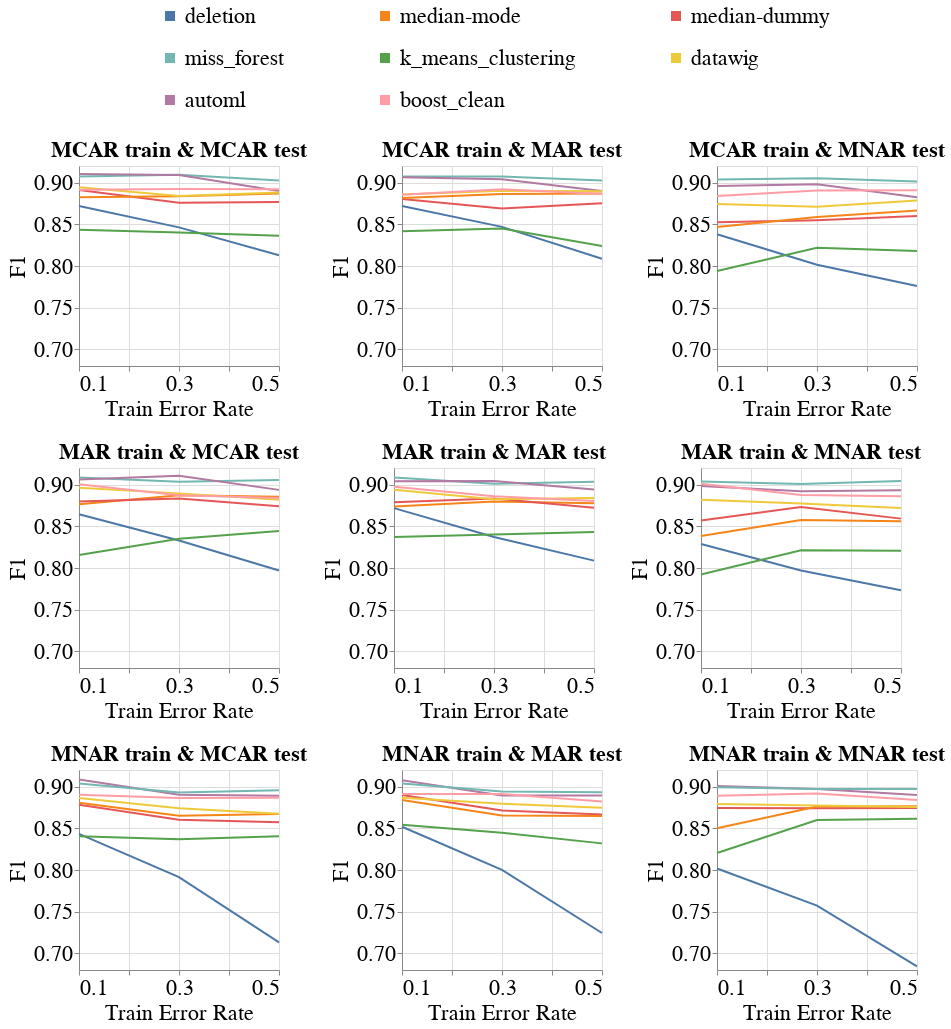

Here is the notebook cell this chart was saved with:
### Markdown cell above
### Overall Metrics

### Code cell
create_exp2_line_bands_for_diff_imputers(dataset_name=DATASET_NAME,
                                         model_name='mlp_clf',
                                         metric_name='f1',
                                         db_client=db_client,
                                         with_band=False)

### Figure 1 — Vega-Lite specification as saved in the notebook (floating-point values rounded to 4 significant figures; data arrays with more than 128 entries replaced by an {"elided": "..."} marker saying what was removed)
{"config": {"view": {"continuousWidth": 400, "continuousHeight": 300}, "axis": {"labelFontSize": 22, "labelFontWeight": "normal", "titleFontSize": 22, "titleFontWeight": "normal"}, "legend": {"columns": 3, "direction": "horizontal", "labelFontSize": 22, "labelLimit": 400, "orient": "top", "symbolOffset": 80, "symbolStrokeWidth": 10, "titleAnchor": "middle", "titleFontSize": 22, "titleLimit": 300}, "title": {"fontSize": 22}}, "vconcat": [{"hconcat": [{"mark": "line", "encoding": {"color": {"field": "Null_Imputer_Name", "sort": ["deletion", "median-mode", "median-dummy", "miss_forest", "k_means_clustering", "datawig", "automl", "boost_clean"], "title": null, "type": "nominal"}, "x": {"axis": {"labelExpr": "(datum.value == 0.1) || (datum.value == 0.3) || (datum.value == 0.5) ? datum.label : ''"}, "field": "Train_Error_Rate", "scale": {"nice": false}, "title": "Train Error Rate", "type": "quantitative"}, "y": {"aggregate": "mean", "field": "Metric_Value", "scale": {"zero": false}, "title": "F1", "type": "quantitative"}}, "height": 200, "title": {"text": "MCAR train & MCAR test", "fontSize": 22}, "width": 200}, {"data": {"name": "data-ddfec9f31b3854c283b5c6217a10083c"}, "mark": "line", "encoding": {"color": {"field": "Null_Imputer_Name", "sort": ["deletion", "median-mode", "median-dummy", "miss_forest", "k_means_clustering", "datawig", "automl", "boost_clean"], "title": null, "type": "nominal"}, "x": {"axis": {"labelExpr": "(datum.value == 0.1) || (datum.value == 0.3) || (datum.value == 0.5) ? datum.label : ''"}, "field": "Train_Error_Rate", "scale": {"nice": false}, "title": "Train Error Rate", "type": "quantitative"}, "y": {"aggregate": "mean", "field": "Metric_Value", "scale": {"zero": false}, "title": "F1", "type": "quantitative"}}, "height": 200, "title": {"text": "MCAR train & MAR test", "fontSize": 22}, "width": 200}, {"data": {"name": "data-b116d0129ef06abbb86e6dd4485ccf75"}, "mark": "line", "encoding": {"color": {"field": "Null_Imputer_Name", "sort": ["deletion", "median-mode", "median-dummy", "miss_forest", "k_means_clustering", "datawig", "automl", "boost_clean"], "title": null, "type": "nominal"}, "x": {"axis": {"labelExpr": "(datum.value == 0.1) || (datum.value == 0.3) || (datum.value == 0.5) ? datum.label : ''"}, "field": "Train_Error_Rate", "scale": {"nice": false}, "title": "Train Error Rate", "type": "quantitative"}, "y": {"aggregate": "mean", "field": "Metric_Value", "scale": {"zero": false}, "title": "F1", "type": "quantitative"}}, "height": 200, "title": {"text": "MCAR train & MNAR test", "fontSize": 22}, "width": 200}], "resolve": {"scale": {"y": "shared"}}}, {"hconcat": [{"mark": "line", "encoding": {"color": {"field": "Null_Imputer_Name", "sort": ["deletion", "median-mode", "median-dummy", "miss_forest", "k_means_clustering", "datawig", "automl", "boost_clean"], "title": null, "type": "nominal"}, "x": {"axis": {"labelExpr": "(datum.value == 0.1) || (datum.value == 0.3) || (datum.value == 0.5) ? datum.label : ''"}, "field": "Train_Error_Rate", "scale": {"nice": false}, "title": "Train Error Rate", "type": "quantitative"}, "y": {"aggregate": "mean", "field": "Metric_Value", "scale": {"zero": false}, "title": "F1", "type": "quantitative"}}, "height": 200, "title": {"text": "MAR train & MCAR test", "fontSize": 22}, "width": 200}, {"data": {"name": "data-ac67ccb802666694b8ce6f4fda543a98"}, "mark": "line", "encoding": {"color": {"field": "Null_Imputer_Name", "sort": ["deletion", "median-mode", "median-dummy", "miss_forest", "k_means_clustering", "datawig", "automl", "boost_clean"], "title": null, "type": "nominal"}, "x": {"axis": {"labelExpr": "(datum.value == 0.1) || (datum.value == 0.3) || (datum.value == 0.5) ? datum.label : ''"}, "field": "Train_Error_Rate", "scale": {"nice": false}, "title": "Train Error Rate", "type": "quantitative"}, "y": {"aggregate": "mean", "field": "Metric_Value", "scale": {"zero": false}, "title": "F1", "type": "quantitative"}}, "height": 200, "title": {"text": "MAR train & MAR test", "fontSize": 22}, "width": 200}, {"data": {"name": "data-4f18ca1bbc54dfe8a85e2fdfa917c8fb"}, "mark": "line", "encoding": {"color": {"field": "Null_Imputer_Name", "sort": ["deletion", "median-mode", "median-dummy", "miss_forest", "k_means_clustering", "datawig", "automl", "boost_clean"], "title": null, "type": "nominal"}, "x": {"axis": {"labelExpr": "(datum.value == 0.1) || (datum.value == 0.3) || (datum.value == 0.5) ? datum.label : ''"}, "field": "Train_Error_Rate", "scale": {"nice": false}, "title": "Train Error Rate", "type": "quantitative"}, "y": {"aggregate": "mean", "field": "Metric_Value", "scale": {"zero": false}, "title": "F1", "type": "quantitative"}}, "height": 200, "title": {"text": "MAR train & MNAR test", "fontSize": 22}, "width": 200}], "data": {"name": "data-1d97c69495ba704a49d859bcd13df62a"}, "resolve": {"scale": {"y": "shared"}}}, {"hconcat": [{"mark": "line", "encoding": {"color": {"field": "Null_Imputer_Name", "sort": ["deletion", "median-mode", "median-dummy", "miss_forest", "k_means_clustering", "datawig", "automl", "boost_clean"], "title": null, "type": "nominal"}, "x": {"axis": {"labelExpr": "(datum.value == 0.1) || (datum.value == 0.3) || (datum.value == 0.5) ? datum.label : ''"}, "field": "Train_Error_Rate", "scale": {"nice": false}, "title": "Train Error Rate", "type": "quantitative"}, "y": {"aggregate": "mean", "field": "Metric_Value", "scale": {"zero": false}, "title": "F1", "type": "quantitative"}}, "height": 200, "title": {"text": "MNAR train & MCAR test", "fontSize": 22}, "width": 200}, {"data": {"name": "data-79d5252524f396fc4bfb5e153c5fa90b"}, "mark": "line", "encoding": {"color": {"field": "Null_Imputer_Name", "sort": ["deletion", "median-mode", "median-dummy", "miss_forest", "k_means_clustering", "datawig", "automl", "boost_clean"], "title": null, "type": "nominal"}, "x": {"axis": {"labelExpr": "(datum.value == 0.1) || (datum.value == 0.3) || (datum.value == 0.5) ? datum.label : ''"}, "field": "Train_Error_Rate", "scale": {"nice": false}, "title": "Train Error Rate", "type": "quantitative"}, "y": {"aggregate": "mean", "field": "Metric_Value", "scale": {"zero": false}, "title": "F1", "type": "quantitative"}}, "height": 200, "title": {"text": "MNAR train & MAR test", "fontSize": 22}, "width": 200}, {"data": {"name": "data-ad96176bda5a5c657797b816c3ad141a"}, "mark": "line", "encoding": {"color": {"field": "Null_Imputer_Name", "sort": ["deletion", "median-mode", "median-dummy", "miss_forest", "k_means_clustering", "datawig", "automl", "boost_clean"], "title": null, "type": "nominal"}, "x": {"axis": {"labelExpr": "(datum.value == 0.1) || (datum.value == 0.3) || (datum.value == 0.5) ? datum.label : ''"}, "field": "Train_Error_Rate", "scale": {"nice": false}, "title": "Train Error Rate", "type": "quantitative"}, "y": {"aggregate": "mean", "field": "Metric_Value", "scale": {"zero": false}, "title": "F1", "type": "quantitative"}}, "height": 200, "title": {"text": "MNAR train & MNAR test", "fontSize": 22}, "width": 200}], "data": {"name": "data-9d0ba74db447b5a41e4ddd2ab1348aae"}, "resolve": {"scale": {"y": "shared"}}}], "data": {"name": "data-46be4ead4bbe02a712e8b06e9e682611"}, "resolve": {"scale": {"y": "shared"}}, "$schema": "https://vega.github.io/schema/vega-lite/v4.17.0.json", "datasets": {"data-46be4ead4bbe02a712e8b06e9e682611": {"elided": "144 records"}, "data-ddfec9f31b3854c283b5c6217a10083c": {"elided": "144 records"}, "data-b116d0129ef06abbb86e6dd4485ccf75": {"elided": "144 records"}, "data-1d97c69495ba704a49d859bcd13df62a": {"elided": "144 records"}, "data-ac67ccb802666694b8ce6f4fda543a98": {"elided": "144 records"}, "data-4f18ca1bbc54dfe8a85e2fdfa917c8fb": {"elided": "144 records"}, "data-9d0ba74db447b5a41e4ddd2ab1348aae": {"elided": "144 records"}, "data-79d5252524f396fc4bfb5e153c5fa90b": {"elided": "144 records"}, "data-ad96176bda5a5c657797b816c3ad141a": {"elided": "144 records"}}}
